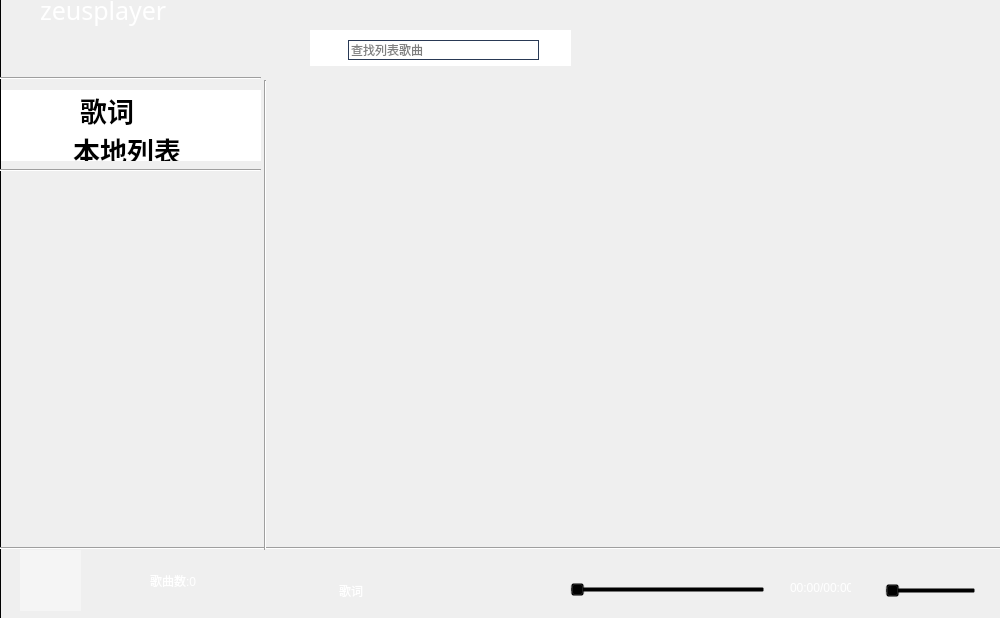
<?xml version="1.0" encoding="UTF-8"?>
<ui version="4.0">
 <class>MyMainDlg</class>
 <widget class="QDialog" name="MyMainDlg">
  <property name="geometry">
   <rect>
    <x>0</x>
    <y>0</y>
    <width>1000</width>
    <height>618</height>
   </rect>
  </property>
  <property name="minimumSize">
   <size>
    <width>1000</width>
    <height>618</height>
   </size>
  </property>
  <property name="maximumSize">
   <size>
    <width>1000</width>
    <height>618</height>
   </size>
  </property>
  <property name="windowTitle">
   <string>MyMainDlg</string>
  </property>
  <widget class="QPushButton" name="pushButton_next">
   <property name="geometry">
    <rect>
     <x>532</x>
     <y>575</y>
     <width>32</width>
     <height>32</height>
    </rect>
   </property>
   <property name="cursor">
    <cursorShape>PointingHandCursor</cursorShape>
   </property>
   <property name="toolTip">
    <string>下一曲</string>
   </property>
   <property name="styleSheet">
    <string notr="true">border-image: url(:/next_hover.png);
border-image: url(:/next_unhover.png);</string>
   </property>
   <property name="text">
    <string/>
   </property>
   <property name="flat">
    <bool>true</bool>
   </property>
  </widget>
  <widget class="QSlider" name="horizontalSlider_vol">
   <property name="geometry">
    <rect>
     <x>885</x>
     <y>580</y>
     <width>91</width>
     <height>21</height>
    </rect>
   </property>
   <property name="styleSheet">
    <string notr="true">background:transparent;</string>
   </property>
   <property name="pageStep">
    <number>10</number>
   </property>
   <property name="tracking">
    <bool>false</bool>
   </property>
   <property name="orientation">
    <enum>Qt::Horizontal</enum>
   </property>
   <property name="invertedControls">
    <bool>false</bool>
   </property>
  </widget>
  <widget class="QPushButton" name="pushButton_backward">
   <property name="geometry">
    <rect>
     <x>432</x>
     <y>575</y>
     <width>32</width>
     <height>32</height>
    </rect>
   </property>
   <property name="cursor">
    <cursorShape>PointingHandCursor</cursorShape>
   </property>
   <property name="toolTip">
    <string>上一曲</string>
   </property>
   <property name="styleSheet">
    <string notr="true">border-image: url(:/prev_hover.png);
border-image: url(:/prev_unhover.png);</string>
   </property>
   <property name="text">
    <string/>
   </property>
   <property name="flat">
    <bool>true</bool>
   </property>
  </widget>
  <widget class="QLabel" name="label_playtime">
   <property name="geometry">
    <rect>
     <x>790</x>
     <y>580</y>
     <width>61</width>
     <height>16</height>
    </rect>
   </property>
   <property name="styleSheet">
    <string notr="true">font: 8pt &quot;微软雅黑&quot;;
color: rgb(255, 255, 255);
background:transparent;</string>
   </property>
   <property name="text">
    <string>00:00/00:00</string>
   </property>
  </widget>
  <widget class="QWidget" name="widget_search" native="true">
   <property name="geometry">
    <rect>
     <x>310</x>
     <y>30</y>
     <width>261</width>
     <height>36</height>
    </rect>
   </property>
   <property name="styleSheet">
    <string notr="true">background-color: rgb(255, 255, 255);</string>
   </property>
   <widget class="QLabel" name="label_search">
    <property name="geometry">
     <rect>
      <x>10</x>
      <y>13</y>
      <width>16</width>
      <height>16</height>
     </rect>
    </property>
    <property name="styleSheet">
     <string notr="true">border-image: url(:/image/search_16.ico);</string>
    </property>
    <property name="text">
     <string/>
    </property>
   </widget>
   <widget class="QLineEdit" name="lineEdit_search">
    <property name="geometry">
     <rect>
      <x>38</x>
      <y>10</y>
      <width>191</width>
      <height>20</height>
     </rect>
    </property>
    <property name="toolTip">
     <string/>
    </property>
    <property name="statusTip">
     <string/>
    </property>
    <property name="autoFillBackground">
     <bool>false</bool>
    </property>
    <property name="styleSheet">
     <string notr="true">border: 1px solid rgb(41, 57, 85);
font: 13pt &quot;叶根友古刻体1.2&quot;;
background-color:transparent;</string>
    </property>
    <property name="inputMask">
     <string/>
    </property>
    <property name="text">
     <string/>
    </property>
    <property name="frame">
     <bool>true</bool>
    </property>
    <property name="placeholderText">
     <string>查找列表歌曲</string>
    </property>
   </widget>
   <widget class="QPushButton" name="pushButton_searchclose">
    <property name="geometry">
     <rect>
      <x>235</x>
      <y>12</y>
      <width>16</width>
      <height>16</height>
     </rect>
    </property>
    <property name="cursor">
     <cursorShape>PointingHandCursor</cursorShape>
    </property>
    <property name="styleSheet">
     <string notr="true">background:transparent;
border-image: url(:/image/searchclose.ico);</string>
    </property>
    <property name="text">
     <string/>
    </property>
    <property name="default">
     <bool>false</bool>
    </property>
    <property name="flat">
     <bool>true</bool>
    </property>
   </widget>
  </widget>
  <widget class="Line" name="line_6">
   <property name="geometry">
    <rect>
     <x>0</x>
     <y>610</y>
     <width>331</width>
     <height>31</height>
    </rect>
   </property>
   <property name="styleSheet">
    <string notr="true">background:transparent;</string>
   </property>
   <property name="frameShadow">
    <enum>QFrame::Plain</enum>
   </property>
   <property name="orientation">
    <enum>Qt::Horizontal</enum>
   </property>
  </widget>
  <widget class="QPushButton" name="pushButton_skinbox">
   <property name="geometry">
    <rect>
     <x>910</x>
     <y>0</y>
     <width>25</width>
     <height>25</height>
    </rect>
   </property>
   <property name="toolTip">
    <string>皮肤</string>
   </property>
   <property name="text">
    <string/>
   </property>
   <property name="flat">
    <bool>true</bool>
   </property>
  </widget>
  <widget class="QPushButton" name="pushButton_add">
   <property name="geometry">
    <rect>
     <x>40</x>
     <y>470</y>
     <width>30</width>
     <height>30</height>
    </rect>
   </property>
   <property name="cursor">
    <cursorShape>PointingHandCursor</cursorShape>
   </property>
   <property name="toolTip">
    <string>添加歌曲</string>
   </property>
   <property name="styleSheet">
    <string notr="true"/>
   </property>
   <property name="text">
    <string/>
   </property>
   <property name="autoDefault">
    <bool>true</bool>
   </property>
   <property name="default">
    <bool>true</bool>
   </property>
   <property name="flat">
    <bool>true</bool>
   </property>
  </widget>
  <widget class="QCheckBox" name="checkBox">
   <property name="geometry">
    <rect>
     <x>320</x>
     <y>570</y>
     <width>71</width>
     <height>41</height>
    </rect>
   </property>
   <property name="cursor">
    <cursorShape>PointingHandCursor</cursorShape>
   </property>
   <property name="styleSheet">
    <string notr="true">background:transparent;
font: 18pt &quot;叶根友古刻体1.2&quot;;
color: rgb(255, 255, 255);
</string>
   </property>
   <property name="text">
    <string>歌词</string>
   </property>
  </widget>
  <widget class="QPushButton" name="pushButton_playmode">
   <property name="geometry">
    <rect>
     <x>190</x>
     <y>470</y>
     <width>30</width>
     <height>30</height>
    </rect>
   </property>
   <property name="cursor">
    <cursorShape>PointingHandCursor</cursorShape>
   </property>
   <property name="acceptDrops">
    <bool>false</bool>
   </property>
   <property name="toolTip">
    <string>播放模式</string>
   </property>
   <property name="text">
    <string/>
   </property>
   <property name="flat">
    <bool>true</bool>
   </property>
  </widget>
  <widget class="QLabel" name="label_pic">
   <property name="geometry">
    <rect>
     <x>20</x>
     <y>550</y>
     <width>61</width>
     <height>61</height>
    </rect>
   </property>
   <property name="cursor">
    <cursorShape>PointingHandCursor</cursorShape>
   </property>
   <property name="styleSheet">
    <string notr="true">background-color: rgba(250, 250, 250, 150);
background-image: url(:/image/musichead.ico);</string>
   </property>
   <property name="text">
    <string/>
   </property>
   <property name="scaledContents">
    <bool>false</bool>
   </property>
  </widget>
  <widget class="QPushButton" name="pushButton_search">
   <property name="geometry">
    <rect>
     <x>90</x>
     <y>470</y>
     <width>30</width>
     <height>30</height>
    </rect>
   </property>
   <property name="cursor">
    <cursorShape>PointingHandCursor</cursorShape>
   </property>
   <property name="toolTip">
    <string>查找歌曲</string>
   </property>
   <property name="text">
    <string/>
   </property>
   <property name="autoDefault">
    <bool>true</bool>
   </property>
   <property name="flat">
    <bool>true</bool>
   </property>
  </widget>
  <widget class="QListWidget" name="listWidget_side">
   <property name="geometry">
    <rect>
     <x>0</x>
     <y>90</y>
     <width>261</width>
     <height>71</height>
    </rect>
   </property>
   <property name="maximumSize">
    <size>
     <width>261</width>
     <height>16777215</height>
    </size>
   </property>
   <property name="focusPolicy">
    <enum>Qt::NoFocus</enum>
   </property>
   <property name="contextMenuPolicy">
    <enum>Qt::DefaultContextMenu</enum>
   </property>
   <property name="styleSheet">
    <string notr="true">backgroud:transparent;
font: 13pt &quot;PingFang SC&quot;;
</string>
   </property>
   <property name="frameShape">
    <enum>QFrame::NoFrame</enum>
   </property>
   <property name="frameShadow">
    <enum>QFrame::Plain</enum>
   </property>
   <property name="lineWidth">
    <number>1</number>
   </property>
   <property name="verticalScrollBarPolicy">
    <enum>Qt::ScrollBarAlwaysOff</enum>
   </property>
   <property name="horizontalScrollBarPolicy">
    <enum>Qt::ScrollBarAlwaysOff</enum>
   </property>
   <property name="selectionMode">
    <enum>QAbstractItemView::NoSelection</enum>
   </property>
   <property name="selectionBehavior">
    <enum>QAbstractItemView::SelectRows</enum>
   </property>
   <property name="movement">
    <enum>QListView::Static</enum>
   </property>
   <property name="flow">
    <enum>QListView::TopToBottom</enum>
   </property>
   <property name="isWrapping" stdset="0">
    <bool>false</bool>
   </property>
   <property name="resizeMode">
    <enum>QListView::Fixed</enum>
   </property>
   <property name="viewMode">
    <enum>QListView::ListMode</enum>
   </property>
   <property name="batchSize">
    <number>100</number>
   </property>
   <property name="sortingEnabled">
    <bool>false</bool>
   </property>
   <item>
    <property name="text">
     <string>           歌词</string>
    </property>
    <property name="font">
     <font>
      <family>方正兰亭超细黑简体</family>
      <pointsize>20</pointsize>
      <weight>75</weight>
      <bold>true</bold>
     </font>
    </property>
    <property name="icon">
     <iconset resource="resource.qrc">
      <normaloff>:/image/lyric.png</normaloff>:/image/lyric.png</iconset>
    </property>
   </item>
   <item>
    <property name="text">
     <string>          本地列表</string>
    </property>
    <property name="font">
     <font>
      <family>方正兰亭超细黑简体</family>
      <pointsize>20</pointsize>
      <weight>75</weight>
      <bold>true</bold>
     </font>
    </property>
   </item>
  </widget>
  <widget class="QSlider" name="horizontalSlider">
   <property name="geometry">
    <rect>
     <x>570</x>
     <y>580</y>
     <width>195</width>
     <height>20</height>
    </rect>
   </property>
   <property name="styleSheet">
    <string notr="true">background:transparent;</string>
   </property>
   <property name="orientation">
    <enum>Qt::Horizontal</enum>
   </property>
  </widget>
  <widget class="QPushButton" name="pushButton_exit">
   <property name="geometry">
    <rect>
     <x>970</x>
     <y>0</y>
     <width>25</width>
     <height>25</height>
    </rect>
   </property>
   <property name="autoFillBackground">
    <bool>false</bool>
   </property>
   <property name="text">
    <string/>
   </property>
   <property name="iconSize">
    <size>
     <width>24</width>
     <height>24</height>
    </size>
   </property>
   <property name="autoDefault">
    <bool>true</bool>
   </property>
   <property name="default">
    <bool>false</bool>
   </property>
   <property name="flat">
    <bool>true</bool>
   </property>
  </widget>
  <widget class="QPushButton" name="pushButton_playpause">
   <property name="geometry">
    <rect>
     <x>478</x>
     <y>571</y>
     <width>40</width>
     <height>40</height>
    </rect>
   </property>
   <property name="cursor">
    <cursorShape>PointingHandCursor</cursorShape>
   </property>
   <property name="focusPolicy">
    <enum>Qt::NoFocus</enum>
   </property>
   <property name="toolTip">
    <string>播放</string>
   </property>
   <property name="styleSheet">
    <string notr="true">border-image: url(:/pause_hover.png);
border-image: url(:/pause_unhover.png);
border-image: url(:/play_hover.png);
border-image: url(:/play_unhover.png);</string>
   </property>
   <property name="text">
    <string/>
   </property>
   <property name="iconSize">
    <size>
     <width>16</width>
     <height>16</height>
    </size>
   </property>
   <property name="flat">
    <bool>true</bool>
   </property>
  </widget>
  <widget class="Line" name="line_borderleft">
   <property name="geometry">
    <rect>
     <x>0</x>
     <y>0</y>
     <width>1</width>
     <height>620</height>
    </rect>
   </property>
   <property name="styleSheet">
    <string notr="true"/>
   </property>
   <property name="frameShadow">
    <enum>QFrame::Plain</enum>
   </property>
   <property name="lineWidth">
    <number>1</number>
   </property>
   <property name="orientation">
    <enum>Qt::Vertical</enum>
   </property>
  </widget>
  <widget class="QPushButton" name="pushButton_vol">
   <property name="enabled">
    <bool>true</bool>
   </property>
   <property name="geometry">
    <rect>
     <x>865</x>
     <y>580</y>
     <width>18</width>
     <height>18</height>
    </rect>
   </property>
   <property name="cursor">
    <cursorShape>PointingHandCursor</cursorShape>
   </property>
   <property name="styleSheet">
    <string notr="true">border-image: url(:image/volume.png);
border-image: url(:image/volume_step.png);
border-image: url(:image/volume_shut.png);</string>
   </property>
   <property name="text">
    <string/>
   </property>
   <property name="default">
    <bool>false</bool>
   </property>
   <property name="flat">
    <bool>true</bool>
   </property>
  </widget>
  <widget class="QLabel" name="label_title">
   <property name="geometry">
    <rect>
     <x>40</x>
     <y>-20</y>
     <width>181</width>
     <height>61</height>
    </rect>
   </property>
   <property name="font">
    <font>
     <family>叶根友古刻体1.2</family>
     <pointsize>19</pointsize>
     <weight>50</weight>
     <italic>false</italic>
     <bold>false</bold>
    </font>
   </property>
   <property name="styleSheet">
    <string notr="true">color: rgb(255, 255, 255);
font:19pt &quot;叶根友古刻体1.2&quot;;</string>
   </property>
   <property name="text">
    <string>zeusplayer</string>
   </property>
   <property name="textFormat">
    <enum>Qt::RichText</enum>
   </property>
   <property name="scaledContents">
    <bool>false</bool>
   </property>
  </widget>
  <widget class="Line" name="line_5">
   <property name="geometry">
    <rect>
     <x>0</x>
     <y>-10</y>
     <width>331</width>
     <height>16</height>
    </rect>
   </property>
   <property name="styleSheet">
    <string notr="true">background:transparent;</string>
   </property>
   <property name="frameShadow">
    <enum>QFrame::Plain</enum>
   </property>
   <property name="orientation">
    <enum>Qt::Horizontal</enum>
   </property>
  </widget>
  <widget class="QPushButton" name="pushButton_location">
   <property name="geometry">
    <rect>
     <x>140</x>
     <y>470</y>
     <width>30</width>
     <height>30</height>
    </rect>
   </property>
   <property name="cursor">
    <cursorShape>PointingHandCursor</cursorShape>
   </property>
   <property name="toolTip">
    <string>歌曲定位</string>
   </property>
   <property name="text">
    <string/>
   </property>
   <property name="flat">
    <bool>true</bool>
   </property>
  </widget>
  <widget class="QLabel" name="label_songscount">
   <property name="geometry">
    <rect>
     <x>150</x>
     <y>560</y>
     <width>171</width>
     <height>41</height>
    </rect>
   </property>
   <property name="cursor">
    <cursorShape>UpArrowCursor</cursorShape>
   </property>
   <property name="styleSheet">
    <string notr="true">color: rgb(255, 255, 255);
font: 18pt &quot;PingFang SC&quot;;
background:transparent;</string>
   </property>
   <property name="text">
    <string>歌曲数:0</string>
   </property>
   <property name="alignment">
    <set>Qt::AlignLeading|Qt::AlignLeft|Qt::AlignVCenter</set>
   </property>
  </widget>
  <widget class="QPushButton" name="pushButton_mini">
   <property name="geometry">
    <rect>
     <x>940</x>
     <y>0</y>
     <width>25</width>
     <height>25</height>
    </rect>
   </property>
   <property name="text">
    <string/>
   </property>
   <property name="flat">
    <bool>true</bool>
   </property>
  </widget>
  <widget class="QLabel" name="label_musicicon">
   <property name="geometry">
    <rect>
     <x>10</x>
     <y>0</y>
     <width>23</width>
     <height>23</height>
    </rect>
   </property>
   <property name="autoFillBackground">
    <bool>false</bool>
   </property>
   <property name="styleSheet">
    <string notr="true">border-image: url(:/image/music.png);</string>
   </property>
   <property name="text">
    <string/>
   </property>
   <property name="textFormat">
    <enum>Qt::RichText</enum>
   </property>
   <property name="pixmap">
    <pixmap>:/image/music.ico</pixmap>
   </property>
   <property name="scaledContents">
    <bool>true</bool>
   </property>
  </widget>
  <widget class="QPushButton" name="pushButton_up">
   <property name="geometry">
    <rect>
     <x>270</x>
     <y>430</y>
     <width>30</width>
     <height>30</height>
    </rect>
   </property>
   <property name="cursor">
    <cursorShape>PointingHandCursor</cursorShape>
   </property>
   <property name="toolTip">
    <string>up</string>
   </property>
   <property name="styleSheet">
    <string notr="true">border-image: url(:/1111.png);</string>
   </property>
   <property name="text">
    <string/>
   </property>
   <property name="flat">
    <bool>true</bool>
   </property>
  </widget>
  <widget class="QPushButton" name="pushButton_down">
   <property name="geometry">
    <rect>
     <x>270</x>
     <y>480</y>
     <width>30</width>
     <height>30</height>
    </rect>
   </property>
   <property name="cursor">
    <cursorShape>PointingHandCursor</cursorShape>
   </property>
   <property name="toolTip">
    <string>down</string>
   </property>
   <property name="styleSheet">
    <string notr="true">border-image: url(:/2222.png);</string>
   </property>
   <property name="text">
    <string/>
   </property>
   <property name="flat">
    <bool>true</bool>
   </property>
  </widget>
  <widget class="QPushButton" name="pushButton_webplayer">
   <property name="geometry">
    <rect>
     <x>40</x>
     <y>230</y>
     <width>80</width>
     <height>80</height>
    </rect>
   </property>
   <property name="cursor">
    <cursorShape>ArrowCursor</cursorShape>
   </property>
   <property name="toolTip">
    <string>网络播放器</string>
   </property>
   <property name="styleSheet">
    <string notr="true">border-image: url(:/1.png);</string>
   </property>
   <property name="text">
    <string/>
   </property>
   <property name="flat">
    <bool>true</bool>
   </property>
  </widget>
  <widget class="QPushButton" name="pushButton_fmradio">
   <property name="geometry">
    <rect>
     <x>140</x>
     <y>230</y>
     <width>80</width>
     <height>80</height>
    </rect>
   </property>
   <property name="cursor">
    <cursorShape>ArrowCursor</cursorShape>
   </property>
   <property name="toolTip">
    <string>随便听听歌吧</string>
   </property>
   <property name="styleSheet">
    <string notr="true">border-image: url(:/2.png);</string>
   </property>
   <property name="text">
    <string/>
   </property>
   <property name="flat">
    <bool>true</bool>
   </property>
  </widget>
  <widget class="QPushButton" name="pushButton_videoplayer">
   <property name="geometry">
    <rect>
     <x>40</x>
     <y>330</y>
     <width>80</width>
     <height>80</height>
    </rect>
   </property>
   <property name="cursor">
    <cursorShape>ArrowCursor</cursorShape>
   </property>
   <property name="toolTip">
    <string>爱视频</string>
   </property>
   <property name="styleSheet">
    <string notr="true">border-image: url(:/4.png);</string>
   </property>
   <property name="text">
    <string/>
   </property>
   <property name="flat">
    <bool>true</bool>
   </property>
  </widget>
  <widget class="QPushButton" name="pushButton_minesweeping">
   <property name="geometry">
    <rect>
     <x>140</x>
     <y>330</y>
     <width>80</width>
     <height>80</height>
    </rect>
   </property>
   <property name="cursor">
    <cursorShape>ArrowCursor</cursorShape>
   </property>
   <property name="toolTip">
    <string>小游戏——扫雷</string>
   </property>
   <property name="styleSheet">
    <string notr="true">border-image: url(:/3.png);</string>
   </property>
   <property name="text">
    <string/>
   </property>
   <property name="flat">
    <bool>true</bool>
   </property>
  </widget>
  <widget class="Line" name="line_3">
   <property name="geometry">
    <rect>
     <x>0</x>
     <y>540</y>
     <width>1021</width>
     <height>16</height>
    </rect>
   </property>
   <property name="orientation">
    <enum>Qt::Horizontal</enum>
   </property>
  </widget>
  <widget class="Line" name="line_4">
   <property name="geometry">
    <rect>
     <x>250</x>
     <y>80</y>
     <width>31</width>
     <height>470</height>
    </rect>
   </property>
   <property name="styleSheet">
    <string notr="true"/>
   </property>
   <property name="orientation">
    <enum>Qt::Vertical</enum>
   </property>
  </widget>
  <widget class="Line" name="line">
   <property name="geometry">
    <rect>
     <x>0</x>
     <y>70</y>
     <width>261</width>
     <height>16</height>
    </rect>
   </property>
   <property name="orientation">
    <enum>Qt::Horizontal</enum>
   </property>
  </widget>
  <widget class="Line" name="line_2">
   <property name="geometry">
    <rect>
     <x>0</x>
     <y>150</y>
     <width>261</width>
     <height>41</height>
    </rect>
   </property>
   <property name="orientation">
    <enum>Qt::Horizontal</enum>
   </property>
  </widget>
 </widget>
 <layoutdefault spacing="6" margin="11"/>
 <resources>
  <include location="resource.qrc"/>
 </resources>
 <connections/>
</ui>
